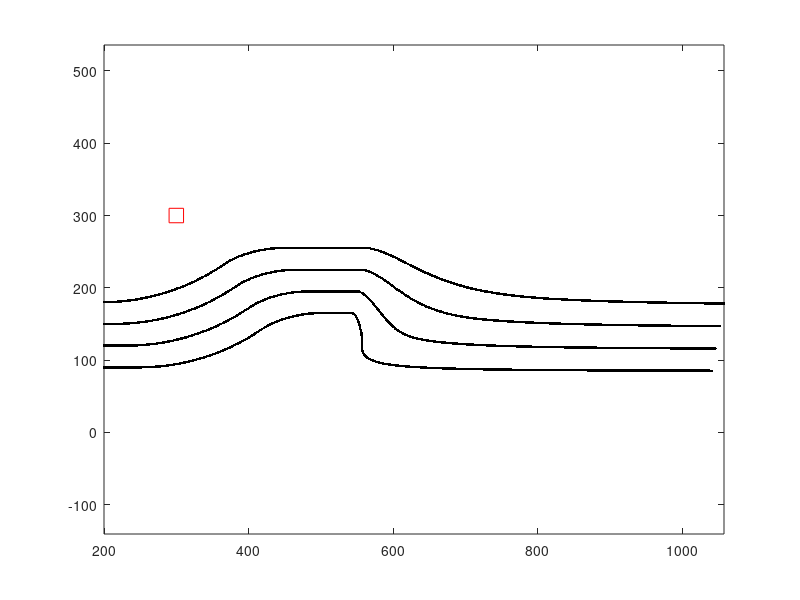

This figure's MATLAB source:
% Copyright: Nestor Cardozo 2012

% Plot beds: Synthetic model

% Bed 4
load bed4.txt;
x4 = bed4(:,1)';
y4 = bed4(:,2)';
% Bed 5
load bed5.txt;
x5 = bed5(:,1)';
y5 = bed5(:,2)';
% Bed 6
load bed6.txt;
x6 = bed6(:,1)';
y6 = bed6(:,2)';
% Bed 7
load bed7.txt;
x7 = bed7(:,1)';
y7 = bed7(:,2)';

% Beds in black
plot(x4,y4,'k.');
hold on;
plot(x5,y5,'k.');
plot(x6,y6,'k.');
plot(x7,y7,'k.');

% Area where center of curvature will be searched
axcc = [290 290 310 310 290];
aycc = [290 310 310 290 290];
plot(axcc,aycc,'r');
hold off;
axis equal;